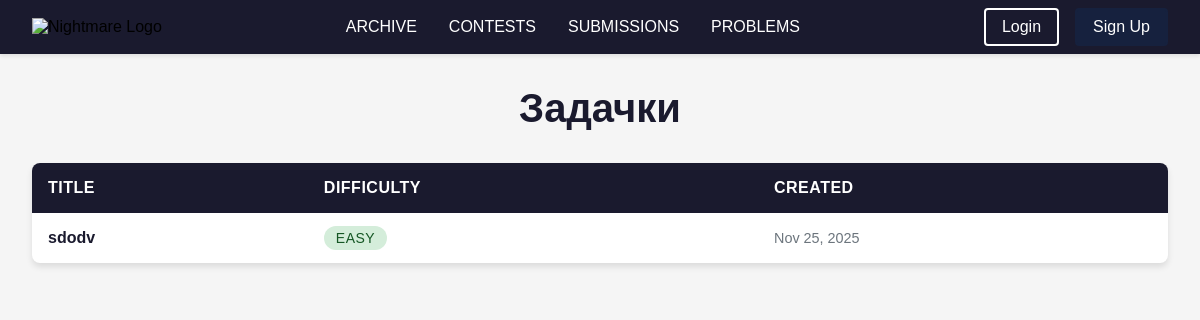
The app's page /problems/ with its own data.
### apps/problems/models.py (models this page shows, shortened)
class Problem(models.Model):
    DIFFICULTY_CHOICES = [
        ("easy", "Easy"),
        ("medium", "Medium"),
        ("hard", "Hard"),
    ]
    title = models.CharField(max_length=200)
    uuid = models.UUIDField(unique=True, default=uuid.uuid4, editable=False)
    slug = models.SlugField(unique=True, blank=True)
    difficulty = models.CharField(max_length=10, choices=DIFFICULTY_CHOICES)
    time_limit_ms = models.PositiveIntegerField(default=1000)
    memory_limit_mb = models.PositiveIntegerField(default=256)
    statement = models.TextField()
    input_format = models.TextField()
    output_format = models.TextField()
    tags = models.ManyToManyField(Tag, blank=True)
    created_at = models.DateTimeField(auto_now_add=True)
    etalon_solution = models.FileField(default=None, null=True)
    generator_test = models.FileField(default=None, null=True)
    checker = models.FileField(default=None, null=True)
    note = models.TextField(default="")
    def get_category_slug(self):
        first_tag = self.tags.first()
        if first_tag:
            if not hasattr(first_tag, 'slug') or not first_tag.slug:
                return slugify(first_tag.name)
            return first_tag.slug
        return 'general'
    def get_absolute_url(self):
        return reverse('problems:detail', kwargs={
            'category_slug': self.get_category_slug(),
            'slug': self.slug
        })

### apps/problems/views.py (the view)
# urls.py: path('', views.ProblemListView.as_view(), name='ProblemsMainPage'),
class ProblemListView(ListView):
    model = Problem
    paginate_by = 20
    template_name = "problems/problems.html"
    context_object_name = "problems"
    ordering = ['-created_at']
    def get_context_data(self, **kwargs: Any):
        context = super().get_context_data(**kwargs)
        context['title'] = 'Problems'
        return context

### apps/problems/templates/problems/problems.html
{% extends "base.html" %}
{% load static %}
{% block problems %}
<link rel="stylesheet" href="{% static 'css/problems.css' %}">
<div class="problems-container">
    <div class="problems-header">
        <h1>Задачки</h1>
    </div>
    {% if problems %}
        <table class="problems-table">
            <thead>
                <tr>
                    <th>Title</th>
                    <th>Difficulty</th>
                    <th>Created</th>
                </tr>
            </thead>
            <tbody>
                {% for problem in problems %}
                <tr>
                    <td>
                        <a href="{{ problem.get_absolute_url }}" class="problem-title">
                            {{ problem.title }}
                        </a>
                    </td>
                    <td>
                        <span class="difficulty-badge difficulty-{{ problem.difficulty }}">
                            {{ problem.get_difficulty_display }}
                        </span>
                    </td>
                    <td class="created-date">
                        {{ problem.created_at|date:"M d, Y" }}
                    </td>
                </tr>
                {% endfor %}
            </tbody>
        </table>
    {% else %}
        <div class="no-problems">
            <h3>No problems yet</h3>
            <p>Check back later for new challenges!</p>
        </div>
    {% endif %}
</div>
{% endblock problems %}

### static/css/home.css (style rules this page uses)
* { margin: 0; padding: 0; box-sizing: border-box; }
body { font-family: Arial, sans-serif; background-color: #f5f5f5; }

### static/css/problems.css (style rules this page uses)
.problems-container { max-width: 1200px; margin: 2rem auto; padding: 0 2rem; }
.problems-header { text-align: center; margin-bottom: 2rem; }
.problems-header h1 { color: #1a1a2e; font-size: 2.5rem; margin-bottom: 0.5rem; }
.problems-table { width: 100%; border-collapse: collapse; background: white; border-radius: 8px; overflow: hidden; box-shadow: 0 4px 6px rgba(0, 0, 0, 0.1); }
.problems-table th { background-color: #1a1a2e; color: white; padding: 1rem; text-align: left; font-weight: 600; text-transform: uppercase; letter-spacing: 0.5px; }
.problems-table td { padding: 1rem; border-bottom: 1px solid #eee; transition: background-color 0.2s ease; }
.problems-table tbody tr:last-child td { border-bottom: none; }
.problem-title { font-weight: 600; color: #1a1a2e; text-decoration: none; transition: color 0.3s ease; }
.difficulty-badge { padding: 0.25rem 0.75rem; border-radius: 20px; font-size: 0.875rem; font-weight: 500; text-transform: uppercase; letter-spacing: 0.5px; }
.difficulty-easy { background-color: #d4edda; color: #155724; }
.created-date { color: #6c757d; font-size: 0.9rem; }

### records on screen
Problem: title "sdodv", difficulty "EASY", created_at "Nov 25, 2025"
